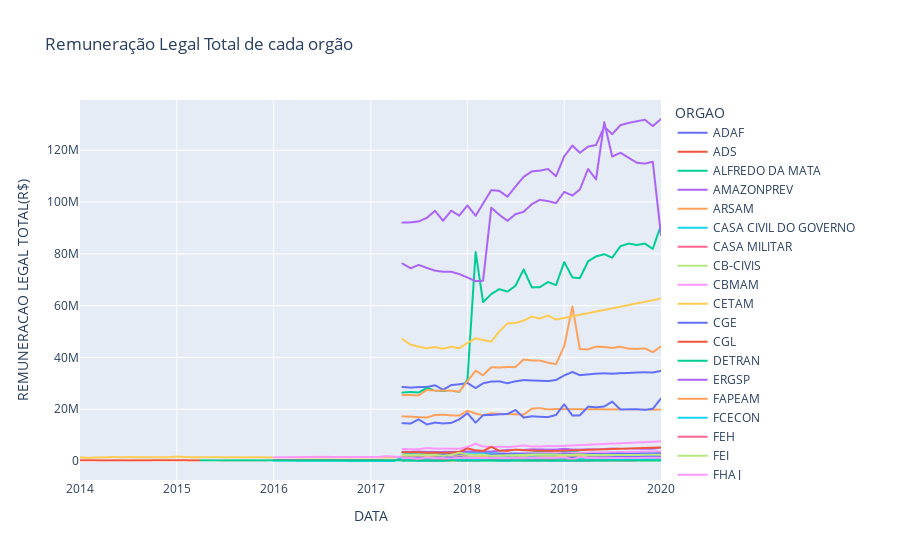
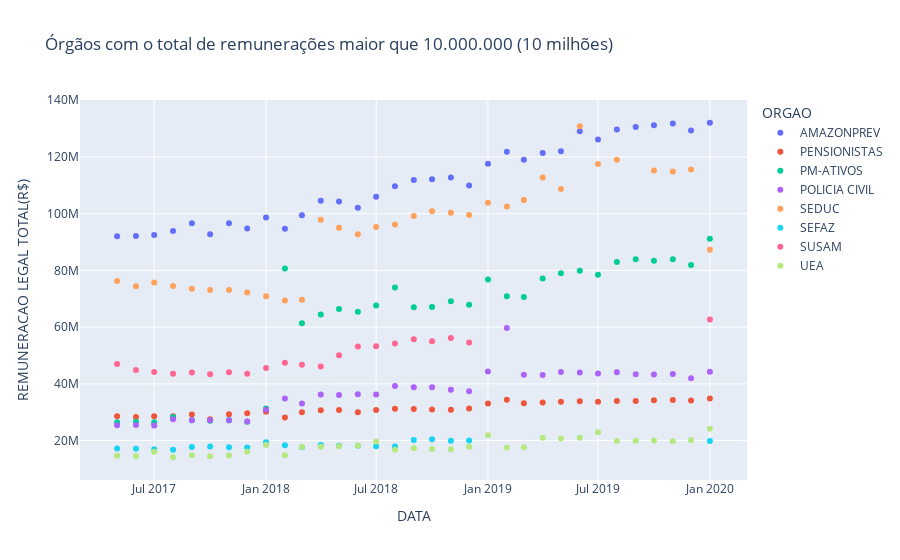

Notebook cell for these charts, in order:
### Markdown cell above
## Órgãos que mais gastam
### Remuneração Total por Mês

### Code cell
df = rem_serv.loc[:, ['REMUNERACAO LEGAL TOTAL(R$)', 'DATA', 'ORGAO']].groupby(by=['ORGAO', 'DATA'], as_index=False).sum()

fig = px.line(df, title='Remuneração Legal Total de cada orgão ', x='DATA', y="REMUNERACAO LEGAL TOTAL(R$)", color='ORGAO')
# fig = px.scatter(df, title='Remuneração Legal Total de cada orgão ('+str(ano)+')', x='MES', y="REMUNERACAO LEGAL TOTAL(R$)", color='ORGAO', trendline='ols')
fig.show()

df_top = df[df['REMUNERACAO LEGAL TOTAL(R$)'] > 10000000]
fig = px.line(df_top, title='Órgãos com a soma de remunerações totais, por mês, maior que 10 milhões', x='DATA', y="REMUNERACAO LEGAL TOTAL(R$)", color='ORGAO')
fig = px.scatter(df_top, title='Órgãos com o total de remunerações maior que 10.000.000 (10 milhões)', x='DA', y="REMUNERACAO LEGAL TOTAL(R$)", color='ORGAO')
fig.show()
